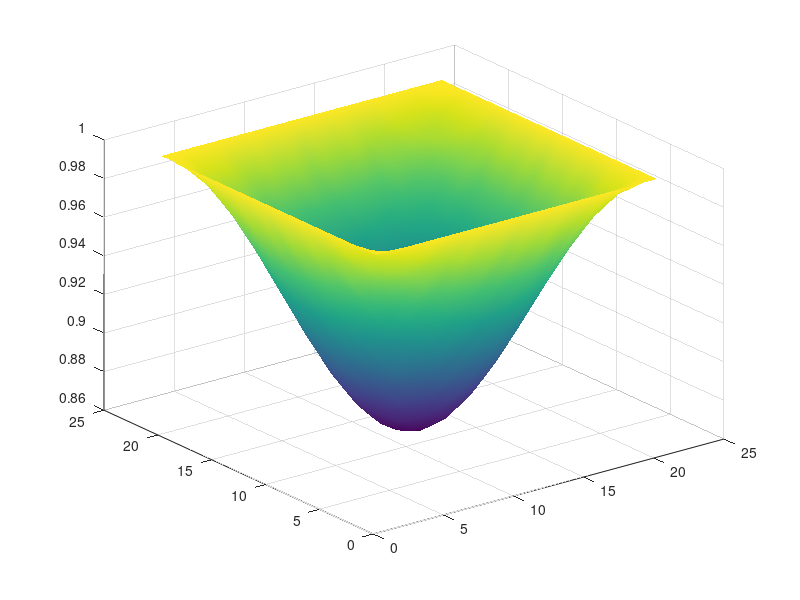

The MATLAB script that drew this image: (Note: this script raises an error after producing the figure.)
% Auto-generated MATLAB script
field = [ ...
    1.00000000E+00   1.00000000E+00   1.00000000E+00   1.00000000E+00   1.00000000E+00   1.00000000E+00   1.00000000E+00   1.00000000E+00   1.00000000E+00   1.00000000E+00   1.00000000E+00   1.00000000E+00   1.00000000E+00   1.00000000E+00   1.00000000E+00   1.00000000E+00   1.00000000E+00   1.00000000E+00   1.00000000E+00   1.00000000E+00   1.00000000E+00; ...
    1.00000000E+00   9.96683121E-01   9.93448377E-01   9.90374029E-01   9.87538218E-01   9.85007465E-01   9.82848167E-01   9.81108606E-01   9.79837060E-01   9.79058921E-01   9.78799522E-01   9.79058921E-01   9.79837060E-01   9.81108606E-01   9.82848167E-01   9.85007465E-01   9.87538218E-01   9.90374029E-01   9.93448377E-01   9.96683121E-01   1.00000000E+00; ...
    1.00000000E+00   9.93448377E-01   9.87057090E-01   9.80986595E-01   9.75381494E-01   9.70386446E-01   9.66116190E-01   9.62685347E-01   9.60167706E-01   9.58636820E-01   9.58118081E-01   9.58636820E-01   9.60167706E-01   9.62685347E-01   9.66116190E-01   9.70386446E-01   9.75381494E-01   9.80986595E-01   9.87057090E-01   9.93448377E-01   1.00000000E+00; ...
    1.00000000E+00   9.90374029E-01   9.80986595E-01   9.72064614E-01   9.63834882E-01   9.56490338E-01   9.50223923E-01   9.45175588E-01   9.41485524E-01   9.39227283E-01   9.38474536E-01   9.39227283E-01   9.41485524E-01   9.45175588E-01   9.50223923E-01   9.56490338E-01   9.63834882E-01   9.72064614E-01   9.80986595E-01   9.90374029E-01   1.00000000E+00; ...
    1.00000000E+00   9.87538218E-01   9.75381494E-01   9.63834882E-01   9.53173518E-01   9.43672478E-01   9.35550034E-01   9.29024398E-01   9.24235582E-01   9.21323776E-01   9.20337081E-01   9.21323776E-01   9.24235582E-01   9.29024398E-01   9.35550034E-01   9.43672478E-01   9.53173518E-01   9.63834882E-01   9.75381494E-01   9.87538218E-01   1.00000000E+00; ...
    1.00000000E+00   9.85007465E-01   9.70386446E-01   9.56490338E-01   9.43672478E-01   9.32233334E-01   9.22473192E-01   9.14610445E-01   9.08863127E-01   9.05345917E-01   9.04173553E-01   9.05345917E-01   9.08863127E-01   9.14610445E-01   9.22473192E-01   9.32233334E-01   9.43672478E-01   9.56490338E-01   9.70386446E-01   9.85007465E-01   1.00000000E+00; ...
    1.00000000E+00   9.82848167E-01   9.66116190E-01   9.50223923E-01   9.35550034E-01   9.22473192E-01   9.11293864E-01   9.02312219E-01   8.95721138E-01   8.91713381E-01   8.90355349E-01   8.91713381E-01   8.95721138E-01   9.02312219E-01   9.11293864E-01   9.22473192E-01   9.35550034E-01   9.50223923E-01   9.66116190E-01   9.82848167E-01   1.00000000E+00; ...
    1.00000000E+00   9.81108606E-01   9.62685347E-01   9.45175588E-01   9.29024398E-01   9.14610445E-01   9.02312219E-01   8.92404675E-01   8.85162771E-01   8.80730927E-01   8.79253626E-01   8.80730927E-01   8.85162771E-01   8.92404675E-01   9.02312219E-01   9.14610445E-01   9.29024398E-01   9.45175588E-01   9.62685347E-01   9.81108606E-01   1.00000000E+00; ...
    1.00000000E+00   9.79837060E-01   9.60167706E-01   9.41485524E-01   9.24235582E-01   9.08863127E-01   8.95721138E-01   8.85162771E-01   8.77414584E-01   8.72703254E-01   8.71106803E-01   8.72703254E-01   8.77414584E-01   8.85162771E-01   8.95721138E-01   9.08863127E-01   9.24235582E-01   9.41485524E-01   9.60167706E-01   9.79837060E-01   1.00000000E+00; ...
    1.00000000E+00   9.79058921E-01   9.58636820E-01   9.39227283E-01   9.21323776E-01   9.05345917E-01   8.91713381E-01   8.80730927E-01   8.72703254E-01   8.67790580E-01   8.66153002E-01   8.67790580E-01   8.72703254E-01   8.80730927E-01   8.91713381E-01   9.05345917E-01   9.21323776E-01   9.39227283E-01   9.58636820E-01   9.79058921E-01   1.00000000E+00; ...
    1.00000000E+00   9.78799522E-01   9.58118081E-01   9.38474536E-01   9.20337081E-01   9.04173553E-01   8.90355349E-01   8.79253626E-01   8.71106803E-01   8.66153002E-01   8.64474416E-01   8.66153002E-01   8.71106803E-01   8.79253626E-01   8.90355349E-01   9.04173553E-01   9.20337081E-01   9.38474536E-01   9.58118081E-01   9.78799522E-01   1.00000000E+00; ...
    1.00000000E+00   9.79058921E-01   9.58636820E-01   9.39227283E-01   9.21323776E-01   9.05345917E-01   8.91713381E-01   8.80730927E-01   8.72703254E-01   8.67790580E-01   8.66153002E-01   8.67790580E-01   8.72703254E-01   8.80730927E-01   8.91713381E-01   9.05345917E-01   9.21323776E-01   9.39227283E-01   9.58636820E-01   9.79058921E-01   1.00000000E+00; ...
    1.00000000E+00   9.79837060E-01   9.60167706E-01   9.41485524E-01   9.24235582E-01   9.08863127E-01   8.95721138E-01   8.85162771E-01   8.77414584E-01   8.72703254E-01   8.71106803E-01   8.72703254E-01   8.77414584E-01   8.85162771E-01   8.95721138E-01   9.08863127E-01   9.24235582E-01   9.41485524E-01   9.60167706E-01   9.79837060E-01   1.00000000E+00; ...
    1.00000000E+00   9.81108606E-01   9.62685347E-01   9.45175588E-01   9.29024398E-01   9.14610445E-01   9.02312219E-01   8.92404675E-01   8.85162771E-01   8.80730927E-01   8.79253626E-01   8.80730927E-01   8.85162771E-01   8.92404675E-01   9.02312219E-01   9.14610445E-01   9.29024398E-01   9.45175588E-01   9.62685347E-01   9.81108606E-01   1.00000000E+00; ...
    1.00000000E+00   9.82848167E-01   9.66116190E-01   9.50223923E-01   9.35550034E-01   9.22473192E-01   9.11293864E-01   9.02312219E-01   8.95721138E-01   8.91713381E-01   8.90355349E-01   8.91713381E-01   8.95721138E-01   9.02312219E-01   9.11293864E-01   9.22473192E-01   9.35550034E-01   9.50223923E-01   9.66116190E-01   9.82848167E-01   1.00000000E+00; ...
    1.00000000E+00   9.85007465E-01   9.70386446E-01   9.56490338E-01   9.43672478E-01   9.32233334E-01   9.22473192E-01   9.14610445E-01   9.08863127E-01   9.05345917E-01   9.04173553E-01   9.05345917E-01   9.08863127E-01   9.14610445E-01   9.22473192E-01   9.32233334E-01   9.43672478E-01   9.56490338E-01   9.70386446E-01   9.85007465E-01   1.00000000E+00; ...
    1.00000000E+00   9.87538218E-01   9.75381494E-01   9.63834882E-01   9.53173518E-01   9.43672478E-01   9.35550034E-01   9.29024398E-01   9.24235582E-01   9.21323776E-01   9.20337081E-01   9.21323776E-01   9.24235582E-01   9.29024398E-01   9.35550034E-01   9.43672478E-01   9.53173518E-01   9.63834882E-01   9.75381494E-01   9.87538218E-01   1.00000000E+00; ...
    1.00000000E+00   9.90374029E-01   9.80986595E-01   9.72064614E-01   9.63834882E-01   9.56490338E-01   9.50223923E-01   9.45175588E-01   9.41485524E-01   9.39227283E-01   9.38474536E-01   9.39227283E-01   9.41485524E-01   9.45175588E-01   9.50223923E-01   9.56490338E-01   9.63834882E-01   9.72064614E-01   9.80986595E-01   9.90374029E-01   1.00000000E+00; ...
    1.00000000E+00   9.93448377E-01   9.87057090E-01   9.80986595E-01   9.75381494E-01   9.70386446E-01   9.66116190E-01   9.62685347E-01   9.60167706E-01   9.58636820E-01   9.58118081E-01   9.58636820E-01   9.60167706E-01   9.62685347E-01   9.66116190E-01   9.70386446E-01   9.75381494E-01   9.80986595E-01   9.87057090E-01   9.93448377E-01   1.00000000E+00; ...
    1.00000000E+00   9.96683121E-01   9.93448377E-01   9.90374029E-01   9.87538218E-01   9.85007465E-01   9.82848167E-01   9.81108606E-01   9.79837060E-01   9.79058921E-01   9.78799522E-01   9.79058921E-01   9.79837060E-01   9.81108606E-01   9.82848167E-01   9.85007465E-01   9.87538218E-01   9.90374029E-01   9.93448377E-01   9.96683121E-01   1.00000000E+00; ...
    1.00000000E+00   1.00000000E+00   1.00000000E+00   1.00000000E+00   1.00000000E+00   1.00000000E+00   1.00000000E+00   1.00000000E+00   1.00000000E+00   1.00000000E+00   1.00000000E+00   1.00000000E+00   1.00000000E+00   1.00000000E+00   1.00000000E+00   1.00000000E+00   1.00000000E+00   1.00000000E+00   1.00000000E+00   1.00000000E+00   1.00000000E+00 ];

% Surface plot (auto-generated)
[ny, nx] = size(field);
[X, Y] = meshgrid(1:nx, 1:ny);
fig = figure('Color','w');
ax = axes('Parent', fig);
h = surf(ax, X, Y, field);
shading(ax, 'interp');
colormap(ax, parula);
cb = colorbar(ax);
cb.Label.String = 'field value';
grid(ax, 'on');
box(ax, 'on');
axis(ax, 'tight');
view(ax, 45, 30);
xlabel(ax, 'i (x index)');
ylabel(ax, 'j (y index)');
zlabel(ax, 'field');
title(ax, sprintf('field (%d x %d)', ny, nx));
set(ax, 'FontSize', 12, 'LineWidth', 1);
set(h, 'EdgeColor', 'k');
drawnow;
